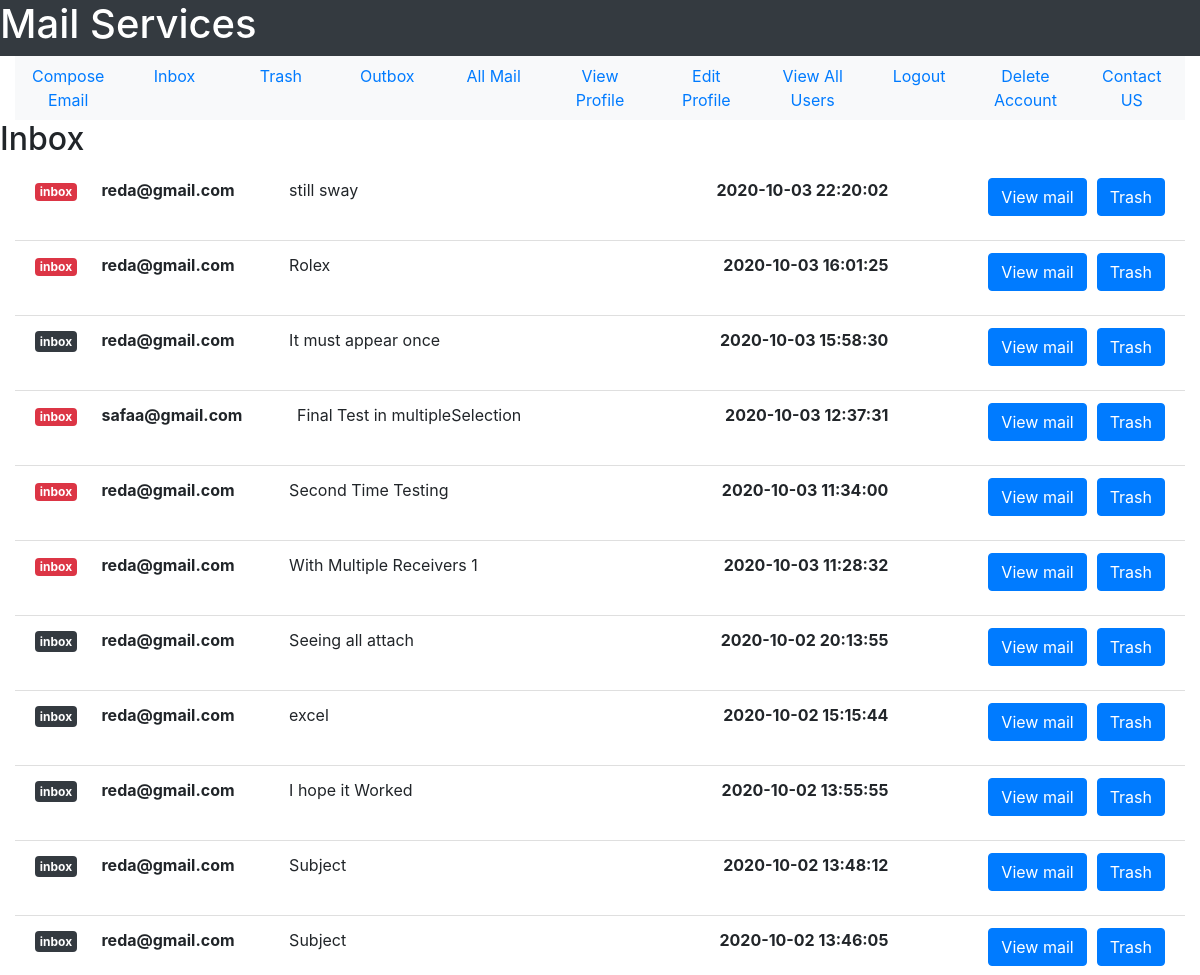
Before: /inbox (signed in, upper part) with the older database file.
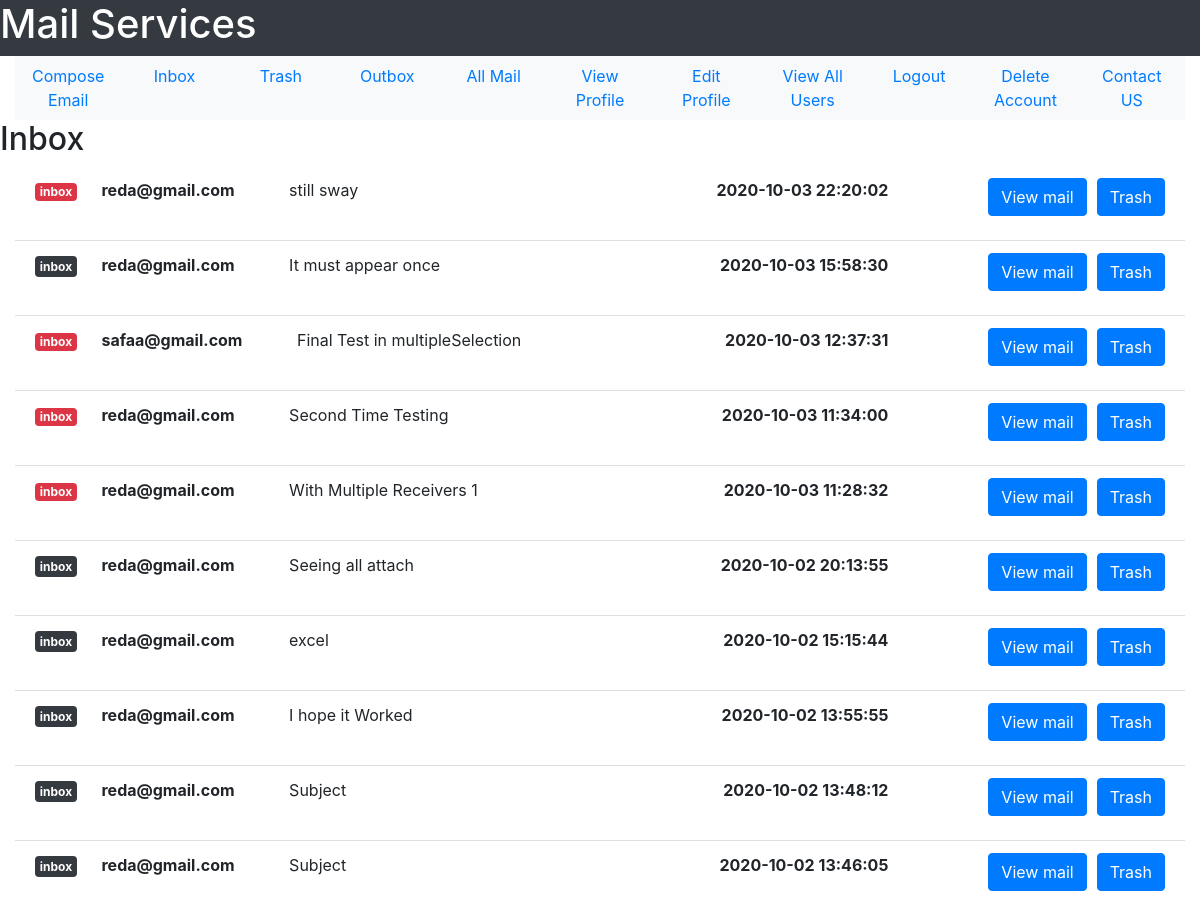
After: the same page with the newer database file.
### tables this page shows
CREATE TABLE user(user_id INTEGER PRIMARY KEY, user_name TEXT NOT NULL, user_email TEXT NOT NULL, user_password TEXT  NOT NULL, user_gender TEXT NOT NULL, user_date_of_birth TEXT NOT NULL, user_city TEXT NOT NULL, user_country TEXT NOT NULL, user_contact INTEGER, user_account_creation_date TEXT NOT NULL, user_active INTEGER DEFAULT 0 CHECK(user_active == 1 OR user_active == 0), UNIQUE(user_email));

CREATE TABLE mail(mail_id INTEGER PRIMARY KEY, sender_id INTEGER NOT NULL, receiver_id INTEGER NOT NULL, mail_subject TEXT, mail_body TEXT,  mail_date TEXT NOT NULL,mail_seen INTEGER DEFAULT 0 CHECK(mail_seen == 0 OR mail_seen == 1), sender_trashed INTEGER DEFAULT 0 CHECK(sender_trashed == 0 OR sender_trashed == 1), receiver_trashed INTEGER DEFAULT 0 CHECK(receiver_trashed == 0 OR receiver_trashed == 1), multiple_receivers INTEGER DEFAULT 0 CHECK(multiple_receivers == 0 OR multiple_receivers == 1), FOREIGN KEY(sender_id, receiver_id) REFERENCES user(user_id, user_id));

### User/User_Mail/user_mail.py (the view)
@user_mail_bp.route("/inbox")
def see_inbox():
    inbox = return_inbox(get_user_id(session["email"]))
    return render_template("User_Mail/inbox.html", inbox_mails = inbox)

### User/User_Mail/user_mail.py (called while the page is built)
def get_user_id(user_email):
    sqlite_connection = sqlite3.connect('MAIL_DB.db')
    select_user_query = """SELECT user_id FROM user WHERE user_email = ?;"""
    select_user_query_data = (user_email,)
    user_record = sqlite_connection.execute(select_user_query, select_user_query_data)
    user_id = 0
    for data in user_record:
        user_id = data[0]
    sqlite_connection.close()
    return user_id

def get_user_email(user_id):
    sqlite_connection = sqlite3.connect('MAIL_DB.db')
    select_user_query = """SELECT user_email FROM user WHERE user_id = ?;"""
    select_user_query_data = (user_id,)
    user_record = sqlite_connection.execute(select_user_query, select_user_query_data)
    user_email = ""
    for data in user_record:
        user_email = data[0]
    sqlite_connection.close()
    return user_email

def remove_milli_seconds(full_date):
    date = datetime.strptime(full_date, '%Y-%m-%d %H:%M:%S.%f')
    return date.strftime('%Y-%m-%d %H:%M:%S')

### User/User_Mail/templates/User_Mail/inbox.html (shortened to what this page needs)
<!DOCTYPE html>
<html lang = 'en'>
    <head>
        <link rel="stylesheet" href="https://maxcdn.bootstrapcdn.com/bootstrap/4.5.2/css/bootstrap.min.css">
    </head>
<body>
    <div class = "container-fluid">
        <div class = "row text-white bg-dark">
            <h1>Mail Services</h1>
        </div>
        <div>
            <ul class = "nav nav-justified bg-light">
                <li class = 'nav-item'>
                    <a href = "{{url_for('user_mail_bp.compose_email')}}" class = 'nav-link'>Compose Email</a>
                </li>
                <li class = 'nav-item'>
                    <a href = "{{url_for('user_mail_bp.see_inbox')}}" class = 'nav-link'>Inbox</a>
                </li>
                <li class = 'nav-item'>
                    <a href = "{{url_for('user_mail_bp.trash')}}" class = 'nav-link'>Trash</a>
                </li>
                <li class = 'nav-item'>
                    <a href = "{{url_for('user_mail_bp.see_outbox')}}" class = 'nav-link'>Outbox</a>
                </li>
                <li class = 'nav-item'>
                    <a href = "{{url_for('user_mail_bp.see_all_mail')}}" class = 'nav-link'>All Mail</a>
                </li>
                <li class = 'nav-item'>
                    <a href = "{{url_for('user_profile_bp.view_profile')}}" class = 'nav-link'>View Profile</a>
                </li>
                <li class = 'nav-item'>
                    <a href = "{{url_for('user_profile_bp.edit_profile_form')}}" class = 'nav-link'>Edit Profile</a>
                </li>
                <li class = 'nav-item'>
                    <a href = "{{url_for('user_profile_bp.view_all_users')}}" class = 'nav-link'>View All Users</a>
                </li>
                <li class = 'nav-item'>
                    <a href = "{{url_for('user_profile_bp.logout')}}" class = 'nav-link'>Logout</a>
                </li>
                <li class = 'nav-item'>
                    <a href = "{{url_for('user_profile_bp.delete_account')}}" class = 'nav-link'>Delete Account</a>
                </li>
                <li class = 'nav-item'>
                    <a href = '#' class = 'nav-link'>Contact US</a>
                </li>
            </ul>
        </div>
        <div class = "row">
            <h2>Inbox</h2>
        </div>
    <div>
       <ul class = "list-group list-group-flush">
        {%for mail in inbox_mails%}
           <li class = "list-group-item">
               <p style = 'padding-bottom: 10px;'>
                {% if mail['mail_seen']%}
                <span class = 'badge badge-dark' style = 'display:inline;'>inbox</span>
                {% else %}
                    <span class = 'badge badge-danger'>inbox</span>
                {% endif %}
                <strong style = "margin-left: 20px;"> {{mail['sender_mail']}}</strong>
                <span style = 'margin-left: 50px;margin-right:50px;' id = "mailSubject">{{mail['mail_subject']}}</span>
                <a href = "{{url_for('user_mail_bp.inbox_to_trash', mail_id = mail['mail_id'])}}" class = "btn btn-primary float-right" style = "margin-left: 10px;">Trash</a>
                <a href = "{{url_for('user_mail_bp.view_mail', mail_id = mail['mail_id'])}}"
                 class = "btn btn-primary float-right" style = "display:inline;">View mail</a>
                <strong style = 'margin-right:100px;' class = "float-right">{{mail['mail_date']}}</strong>
                </p>
           </li>
           {%endfor%}
       </ul>
    </div>
</body>
</html>

Changed rows visible on the page:
no longer on this page (row edited): mail: mail_subject "Rolex"
Other visible differences:
list line gone: "inbox Trash View mail 2020-10-03 16:01:25"
list line gone: "reda@gmail.com"
